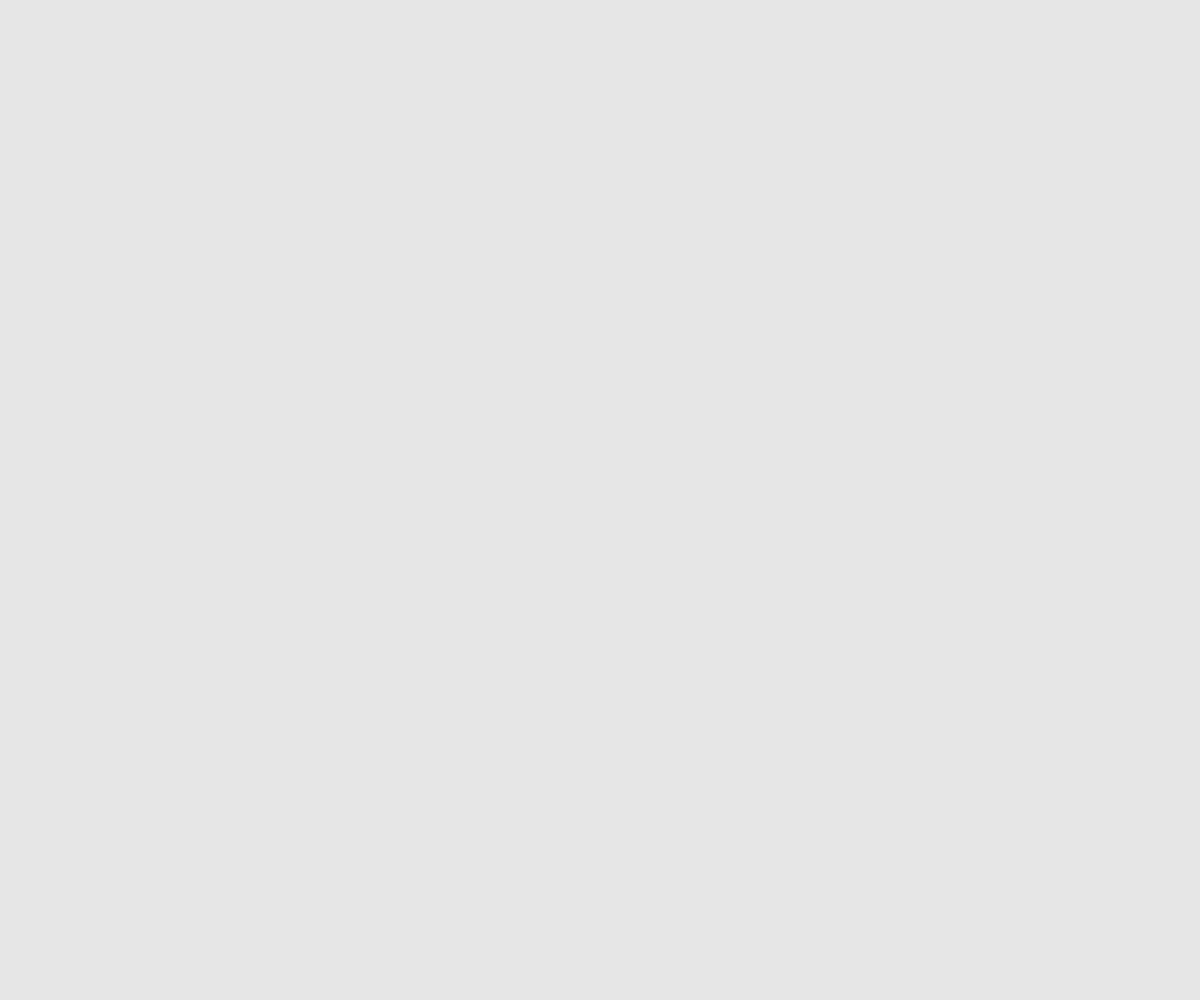
Frame 1 (no input)
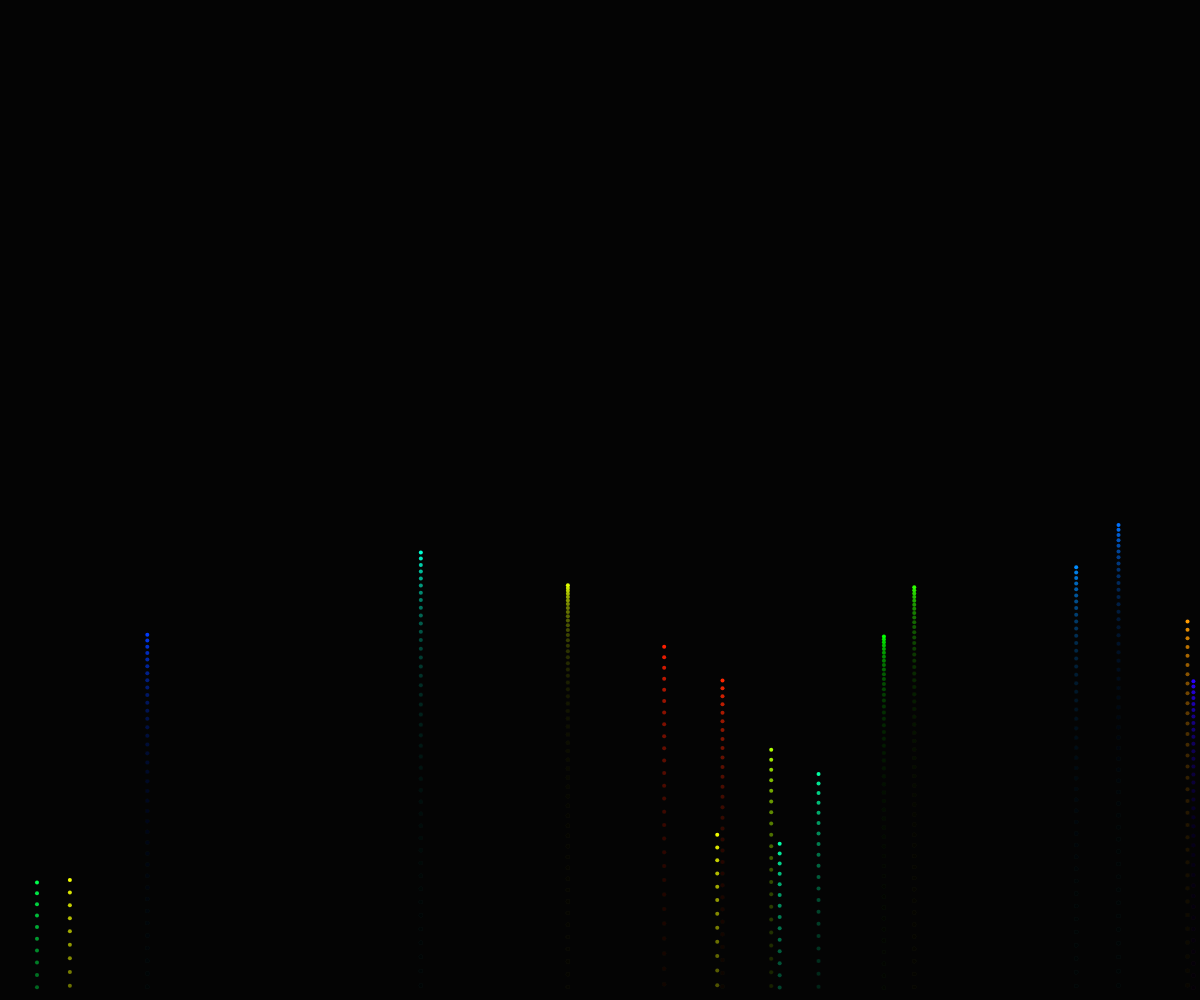
Frame 60 (no input)
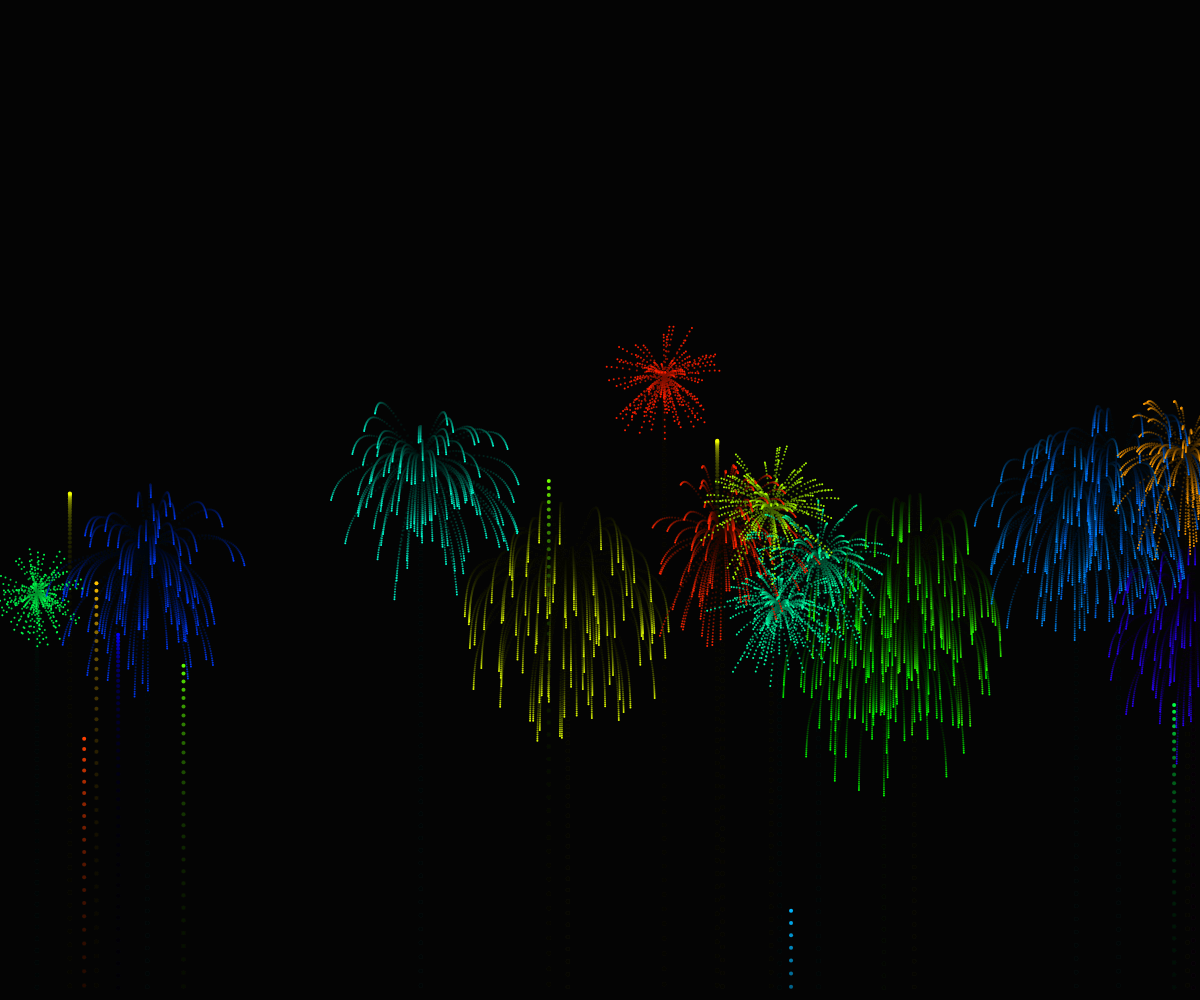
Frame 120 (the mouse pressed at the canvas centre since frame 60)

The p5.js sketch that drew these frames (run headless with seeded random() and noise() and a simulated clock; from frame 60 on, the mouse is pressed at the canvas centre):

// p5.js sketch
// ── sketch.js
// let particle;
let gravity;
let fireworks = [];

function setup() {
  createCanvas(window.innerWidth, window.innerHeight);
  stroke(255);
  strokeWeight(4);
  gravity = createVector(0, 0.2);
}

function draw() {
  colorMode(RGB);
  background(0, 0, 0, 25);
  if (random(1) < 0.2) {
    fireworks.push(new Firework());
  }
  for (let i = fireworks.length - 1; i >= 0; i--) {
    fireworks[i].update();
    fireworks[i].show();
    if (fireworks[i].done()) {
      fireworks.splice(i, 1);
    }
  }
}
// ── firework.js
class Firework {
  constructor() {
    this.colorH = random(255);
    this.firework = new Particle(random(width), height, true, this.colorH);
    this.fireworks = [];
    this.exploded = false;
  }
  update() {
    if (!this.exploded) {
      this.firework.applyForce(gravity);
      this.firework.update();
      if (this.firework.vel.y >= 0) {
        this.exploded = true;
        this.explode();
      }
    }
    // 使用逆序索引
    for (let i = this.fireworks.length - 1; i >= 0; i--) {
      this.fireworks[i].applyForce(gravity);
      this.fireworks[i].update();
      if (this.fireworks[i].done()) {
        this.fireworks.splice(i, 1);
      }
    }
  }
  show() {
    if (!this.exploded) {
      this.firework.show();
    }
    for (let i = 0; i < this.fireworks.length; i++) {
      this.fireworks[i].show();
    }
  }
  explode() {
    for (let i = 0; i < 100; i++) {
      const p = new Particle(this.firework.pos.x, this.firework.pos.y, false, this.colorH);
      this.fireworks.push(p);
    }
  }
  done() {
    if (this.exploded && !this.fireworks.length) {
      return true;
    }
    return false;
  }
}
// ── particle.js
class Particle {
  constructor(x, y, isFirework, colorH) {
    this.lifespan = 255;
    this.colorH = colorH;
    this.isFirework = isFirework;
    this.pos = createVector(x, y);
    if (this.isFirework) {
      this.vel = createVector(0, random(-16, -12));
    } else {
      this.vel = p5.Vector.random2D();
      this.vel = this.vel.mult(random(2, 12));
    }
    this.acc = createVector(0, 0);
  }
  update() {
    if (!this.isFirework) {
      this.vel = this.vel.mult(0.9);
      this.lifespan -= 4;
    }
    this.vel.add(this.acc);
    this.pos.add(this.vel);
    this.acc.mult(0);
  }
  show() {
    colorMode(HSB);
    if (this.isFirework) {
      strokeWeight(4);
      stroke(this.colorH, 255, 255);
    } else {
      strokeWeight(2);
      stroke(this.colorH, 255, 255, this.lifespan);
    }
    point(this.pos.x, this.pos.y);
  }
  applyForce(force) {
    this.acc.add(force);
  }
  done() {
    return this.lifespan < 0;
  }
}
